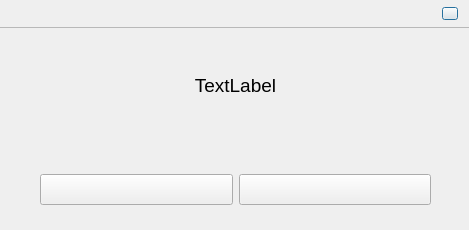
<?xml version="1.0" encoding="UTF-8"?>
<ui version="4.0">
 <class>MyDialog</class>
 <widget class="QDialog" name="MyDialog">
  <property name="geometry">
   <rect>
    <x>0</x>
    <y>0</y>
    <width>469</width>
    <height>230</height>
   </rect>
  </property>
  <property name="font">
   <font>
    <pointsize>14</pointsize>
   </font>
  </property>
  <property name="windowTitle">
   <string>Dialog</string>
  </property>
  <widget class="QFrame" name="title_bar">
   <property name="geometry">
    <rect>
     <x>-8</x>
     <y>-3</y>
     <width>481</width>
     <height>31</height>
    </rect>
   </property>
   <property name="frameShape">
    <enum>QFrame::StyledPanel</enum>
   </property>
   <property name="frameShadow">
    <enum>QFrame::Raised</enum>
   </property>
   <widget class="QPushButton" name="btnClose">
    <property name="geometry">
     <rect>
      <x>450</x>
      <y>10</y>
      <width>16</width>
      <height>13</height>
     </rect>
    </property>
    <property name="styleSheet">
     <string notr="true">border-image: url(:/image1/x.png);</string>
    </property>
    <property name="text">
     <string/>
    </property>
   </widget>
  </widget>
  <widget class="QWidget" name="horizontalLayoutWidget">
   <property name="geometry">
    <rect>
     <x>0</x>
     <y>150</y>
     <width>471</width>
     <height>80</height>
    </rect>
   </property>
   <layout class="QHBoxLayout" name="horizontalLayout">
    <item>
     <spacer name="horizontalSpacer">
      <property name="orientation">
       <enum>Qt::Horizontal</enum>
      </property>
      <property name="sizeType">
       <enum>QSizePolicy::Preferred</enum>
      </property>
      <property name="sizeHint" stdset="0">
       <size>
        <width>40</width>
        <height>20</height>
       </size>
      </property>
     </spacer>
    </item>
    <item>
     <widget class="QPushButton" name="OKpushButton">
      <property name="text">
       <string/>
      </property>
     </widget>
    </item>
    <item>
     <widget class="QPushButton" name="CancelpushButton">
      <property name="text">
       <string/>
      </property>
     </widget>
    </item>
    <item>
     <spacer name="horizontalSpacer_2">
      <property name="orientation">
       <enum>Qt::Horizontal</enum>
      </property>
      <property name="sizeType">
       <enum>QSizePolicy::Preferred</enum>
      </property>
      <property name="sizeHint" stdset="0">
       <size>
        <width>40</width>
        <height>20</height>
       </size>
      </property>
     </spacer>
    </item>
   </layout>
  </widget>
  <widget class="QWidget" name="horizontalLayoutWidget_2">
   <property name="geometry">
    <rect>
     <x>10</x>
     <y>30</y>
     <width>451</width>
     <height>111</height>
    </rect>
   </property>
   <layout class="QHBoxLayout" name="horizontalLayout_2">
    <item>
     <widget class="QLabel" name="Textlabel">
      <property name="font">
       <font>
        <pointsize>14</pointsize>
       </font>
      </property>
      <property name="text">
       <string>TextLabel</string>
      </property>
      <property name="alignment">
       <set>Qt::AlignCenter</set>
      </property>
     </widget>
    </item>
   </layout>
  </widget>
 </widget>
 <resources/>
 <connections/>
</ui>
